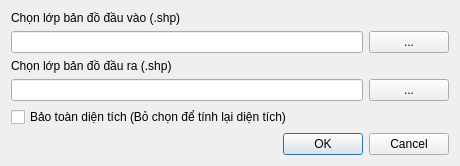
<?xml version="1.0" encoding="UTF-8"?>
<ui version="4.0">
 <class>Dialog_CapNhatDT</class>
 <widget class="QDialog" name="Dialog_CapNhatDT">
  <property name="geometry">
   <rect>
    <x>0</x>
    <y>0</y>
    <width>460</width>
    <height>164</height>
   </rect>
  </property>
  <property name="windowTitle">
   <string>v5PES - Cập nhật diện tích chi trả</string>
  </property>
  <layout class="QGridLayout" name="gridLayout_3">
   <item row="2" column="0">
    <widget class="QLabel" name="label_2">
     <property name="text">
      <string>Chọn lớp bản đồ đầu ra (.shp)</string>
     </property>
    </widget>
   </item>
   <item row="4" column="0">
    <widget class="QCheckBox" name="checkBox">
     <property name="text">
      <string>Bảo toàn diện tích (Bỏ chọn để tính lại diện tích)</string>
     </property>
    </widget>
   </item>
   <item row="5" column="0">
    <widget class="QDialogButtonBox" name="buttonBox">
     <property name="orientation">
      <enum>Qt::Horizontal</enum>
     </property>
     <property name="standardButtons">
      <set>QDialogButtonBox::Cancel|QDialogButtonBox::Ok</set>
     </property>
    </widget>
   </item>
   <item row="0" column="0">
    <widget class="QLabel" name="label">
     <property name="text">
      <string>Chọn lớp bản đồ đầu vào (.shp)</string>
     </property>
    </widget>
   </item>
   <item row="1" column="0">
    <layout class="QGridLayout" name="gridLayout">
     <item row="0" column="0">
      <widget class="QLineEdit" name="inPath"/>
     </item>
     <item row="0" column="1">
      <widget class="QPushButton" name="pushButton">
       <property name="maximumSize">
        <size>
         <width>10777205</width>
         <height>16777215</height>
        </size>
       </property>
       <property name="text">
        <string>...</string>
       </property>
      </widget>
     </item>
    </layout>
   </item>
   <item row="3" column="0">
    <layout class="QGridLayout" name="gridLayout_2">
     <item row="0" column="0">
      <widget class="QLineEdit" name="lineEdit_2"/>
     </item>
     <item row="0" column="1">
      <widget class="QPushButton" name="pushButton_2">
       <property name="text">
        <string>...</string>
       </property>
      </widget>
     </item>
    </layout>
   </item>
  </layout>
 </widget>
 <resources/>
 <connections>
  <connection>
   <sender>buttonBox</sender>
   <signal>accepted()</signal>
   <receiver>Dialog_CapNhatDT</receiver>
   <slot>accept()</slot>
   <hints>
    <hint type="sourcelabel">
     <x>248</x>
     <y>254</y>
    </hint>
    <hint type="destinationlabel">
     <x>157</x>
     <y>274</y>
    </hint>
   </hints>
  </connection>
  <connection>
   <sender>buttonBox</sender>
   <signal>rejected()</signal>
   <receiver>Dialog_CapNhatDT</receiver>
   <slot>reject()</slot>
   <hints>
    <hint type="sourcelabel">
     <x>316</x>
     <y>260</y>
    </hint>
    <hint type="destinationlabel">
     <x>286</x>
     <y>274</y>
    </hint>
   </hints>
  </connection>
 </connections>
</ui>
